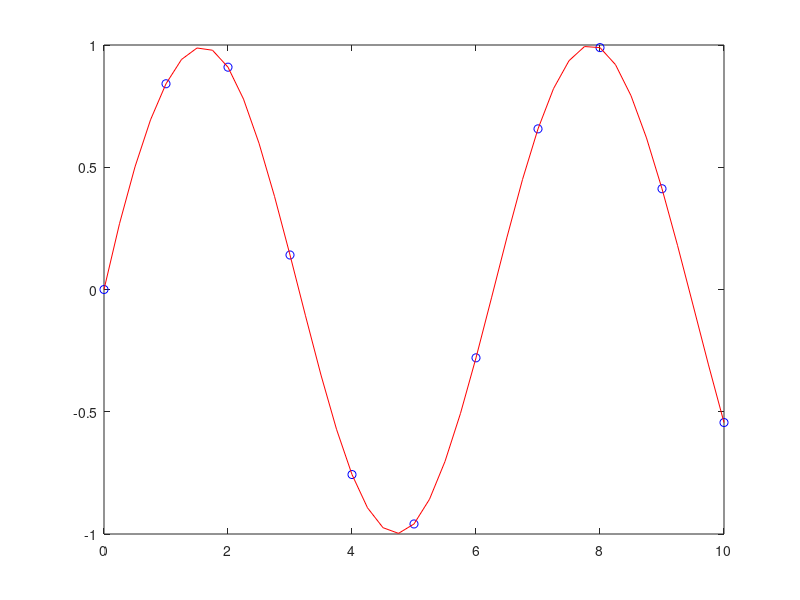

MATLAB code for this plot:
clc
clear all;
x=0:10;
y=sin(x);
xi=0:0.25:10;
yi=spline(x,y,xi)
pp=spline(x,y);
y1=ppval(pp,xi)
figure;
plot(x,y,'bo',xi,y1,'r-');
